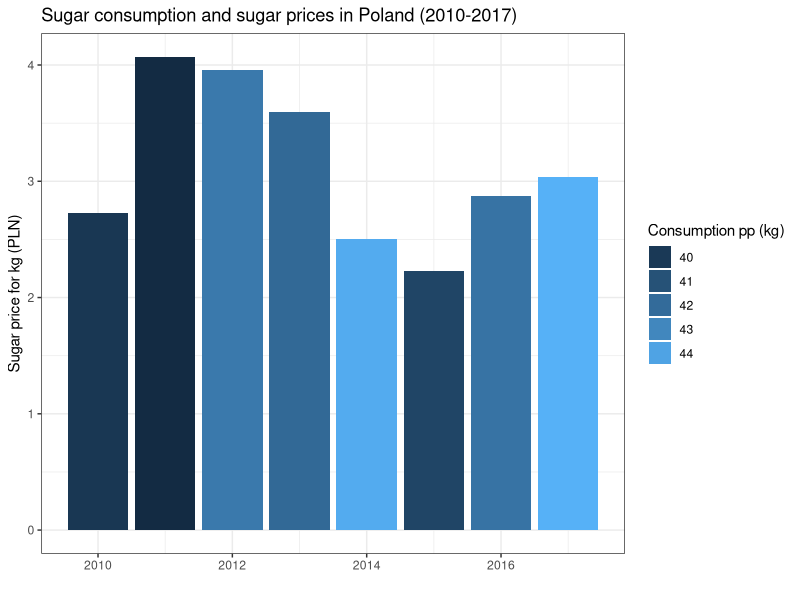

This chart was generated by the following R code:
## ---- chunk 1
library(ggplot2)
library(gridExtra)
library(grid)

years = 2010:2017
sugar_consumption_per_capita = c(39.9, 39.4, 42.5, 41.9, 44.3, 40.5, 42.3, 44.5) # in kilograms
sugar_price = c(2.73, 4.07, 3.96, 3.60, 2.50, 2.23, 2.87, 3.04) # for 1 kilogram in PLN

sugar_in_Poland = data.frame(years,
                             sugar_consumption_per_capita,
                             sugar_price)
## ---- chunk 2
ggplot(data = sugar_in_Poland, aes(x = years)) +
  ggtitle("Sugar consumption and sugar prices in Poland (2010-2017)") +
  geom_col(data = sugar_in_Poland, 
           aes(x = years, 
               y = sugar_price, 
               fill = sugar_consumption_per_capita), 
           position = "dodge",
           ylab("Sugar prices per kg (PLN)")) + 
  xlab("") +
  ylab("Sugar price for kg (PLN)") +
  guides(fill=guide_legend(title="Consumption pp (kg)")) +
  theme_bw()
